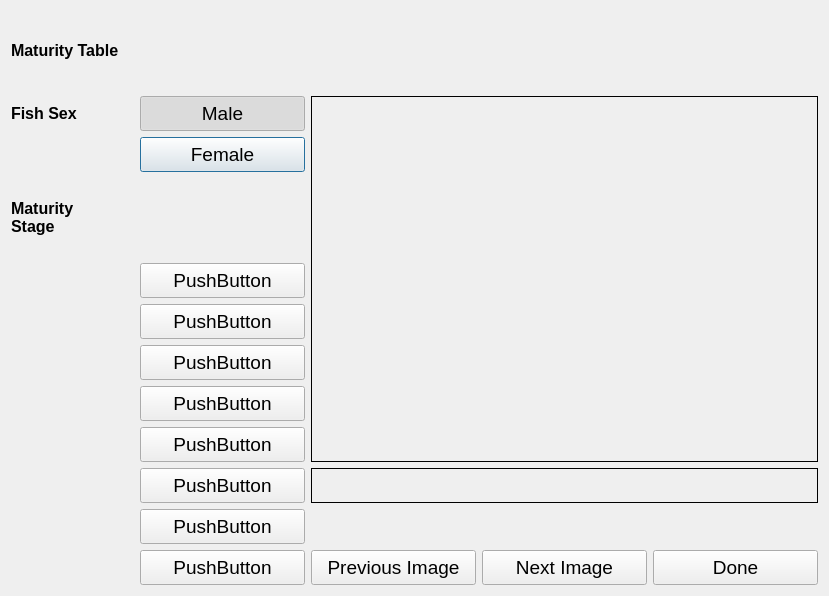
<?xml version="1.0" encoding="UTF-8"?>
<ui version="4.0">
 <class>matGuide</class>
 <widget class="QDialog" name="matGuide">
  <property name="geometry">
   <rect>
    <x>0</x>
    <y>0</y>
    <width>829</width>
    <height>596</height>
   </rect>
  </property>
  <property name="windowTitle">
   <string>Maturity Guide</string>
  </property>
  <layout class="QVBoxLayout" name="verticalLayout">
   <item>
    <layout class="QGridLayout" name="gridLayout_2">
     <item row="3" column="1">
      <widget class="QPushButton" name="femaleBtn">
       <property name="minimumSize">
        <size>
         <width>165</width>
         <height>35</height>
        </size>
       </property>
       <property name="font">
        <font>
         <pointsize>14</pointsize>
        </font>
       </property>
       <property name="text">
        <string>Female</string>
       </property>
       <property name="checkable">
        <bool>true</bool>
       </property>
       <property name="autoExclusive">
        <bool>true</bool>
       </property>
      </widget>
     </item>
     <item row="1" column="0">
      <widget class="QLabel" name="label">
       <property name="maximumSize">
        <size>
         <width>16777215</width>
         <height>160</height>
        </size>
       </property>
       <property name="font">
        <font>
         <pointsize>12</pointsize>
         <weight>75</weight>
         <bold>true</bold>
        </font>
       </property>
       <property name="text">
        <string>Maturity Table </string>
       </property>
      </widget>
     </item>
     <item row="8" column="1">
      <widget class="QPushButton" name="mat4Btn">
       <property name="minimumSize">
        <size>
         <width>165</width>
         <height>35</height>
        </size>
       </property>
       <property name="font">
        <font>
         <pointsize>14</pointsize>
        </font>
       </property>
       <property name="text">
        <string>PushButton</string>
       </property>
       <property name="checkable">
        <bool>true</bool>
       </property>
       <property name="autoExclusive">
        <bool>true</bool>
       </property>
      </widget>
     </item>
     <item row="10" column="2" colspan="3">
      <widget class="QLabel" name="descLabel">
       <property name="font">
        <font>
         <pointsize>12</pointsize>
         <weight>75</weight>
         <bold>true</bold>
        </font>
       </property>
       <property name="autoFillBackground">
        <bool>true</bool>
       </property>
       <property name="frameShape">
        <enum>QFrame::Box</enum>
       </property>
       <property name="text">
        <string/>
       </property>
       <property name="wordWrap">
        <bool>true</bool>
       </property>
      </widget>
     </item>
     <item row="2" column="0">
      <widget class="QLabel" name="label_2">
       <property name="font">
        <font>
         <pointsize>12</pointsize>
         <weight>75</weight>
         <bold>true</bold>
        </font>
       </property>
       <property name="text">
        <string>Fish Sex</string>
       </property>
      </widget>
     </item>
     <item row="2" column="1">
      <widget class="QPushButton" name="maleBtn">
       <property name="minimumSize">
        <size>
         <width>165</width>
         <height>35</height>
        </size>
       </property>
       <property name="font">
        <font>
         <pointsize>14</pointsize>
        </font>
       </property>
       <property name="text">
        <string>Male</string>
       </property>
       <property name="checkable">
        <bool>true</bool>
       </property>
       <property name="checked">
        <bool>true</bool>
       </property>
       <property name="autoExclusive">
        <bool>true</bool>
       </property>
      </widget>
     </item>
     <item row="4" column="0">
      <widget class="QLabel" name="label_6">
       <property name="font">
        <font>
         <pointsize>12</pointsize>
         <weight>75</weight>
         <bold>true</bold>
        </font>
       </property>
       <property name="text">
        <string>Maturity
Stage</string>
       </property>
      </widget>
     </item>
     <item row="5" column="1">
      <widget class="QPushButton" name="mat1Btn">
       <property name="minimumSize">
        <size>
         <width>165</width>
         <height>35</height>
        </size>
       </property>
       <property name="font">
        <font>
         <pointsize>14</pointsize>
        </font>
       </property>
       <property name="text">
        <string>PushButton</string>
       </property>
       <property name="checkable">
        <bool>true</bool>
       </property>
       <property name="autoExclusive">
        <bool>true</bool>
       </property>
      </widget>
     </item>
     <item row="7" column="1">
      <widget class="QPushButton" name="mat3Btn">
       <property name="minimumSize">
        <size>
         <width>165</width>
         <height>35</height>
        </size>
       </property>
       <property name="font">
        <font>
         <pointsize>14</pointsize>
        </font>
       </property>
       <property name="text">
        <string>PushButton</string>
       </property>
       <property name="checkable">
        <bool>true</bool>
       </property>
       <property name="autoExclusive">
        <bool>true</bool>
       </property>
      </widget>
     </item>
     <item row="9" column="1">
      <widget class="QPushButton" name="mat5Btn">
       <property name="minimumSize">
        <size>
         <width>165</width>
         <height>35</height>
        </size>
       </property>
       <property name="font">
        <font>
         <pointsize>14</pointsize>
        </font>
       </property>
       <property name="text">
        <string>PushButton</string>
       </property>
       <property name="checkable">
        <bool>true</bool>
       </property>
       <property name="autoExclusive">
        <bool>true</bool>
       </property>
      </widget>
     </item>
     <item row="10" column="1">
      <widget class="QPushButton" name="mat6Btn">
       <property name="minimumSize">
        <size>
         <width>165</width>
         <height>35</height>
        </size>
       </property>
       <property name="font">
        <font>
         <pointsize>14</pointsize>
        </font>
       </property>
       <property name="text">
        <string>PushButton</string>
       </property>
       <property name="checkable">
        <bool>true</bool>
       </property>
       <property name="autoExclusive">
        <bool>true</bool>
       </property>
      </widget>
     </item>
     <item row="6" column="1">
      <widget class="QPushButton" name="mat2Btn">
       <property name="minimumSize">
        <size>
         <width>165</width>
         <height>35</height>
        </size>
       </property>
       <property name="font">
        <font>
         <pointsize>14</pointsize>
        </font>
       </property>
       <property name="text">
        <string>PushButton</string>
       </property>
       <property name="checkable">
        <bool>true</bool>
       </property>
       <property name="autoExclusive">
        <bool>true</bool>
       </property>
      </widget>
     </item>
     <item row="12" column="3">
      <widget class="QPushButton" name="nextBtn">
       <property name="minimumSize">
        <size>
         <width>165</width>
         <height>35</height>
        </size>
       </property>
       <property name="font">
        <font>
         <pointsize>14</pointsize>
        </font>
       </property>
       <property name="text">
        <string>Next Image</string>
       </property>
      </widget>
     </item>
     <item row="12" column="2">
      <widget class="QPushButton" name="prevBtn">
       <property name="minimumSize">
        <size>
         <width>165</width>
         <height>35</height>
        </size>
       </property>
       <property name="font">
        <font>
         <pointsize>14</pointsize>
        </font>
       </property>
       <property name="text">
        <string>Previous Image</string>
       </property>
      </widget>
     </item>
     <item row="12" column="1">
      <widget class="QPushButton" name="mat8Btn">
       <property name="minimumSize">
        <size>
         <width>165</width>
         <height>35</height>
        </size>
       </property>
       <property name="font">
        <font>
         <pointsize>14</pointsize>
        </font>
       </property>
       <property name="text">
        <string>PushButton</string>
       </property>
       <property name="checkable">
        <bool>true</bool>
       </property>
       <property name="autoExclusive">
        <bool>true</bool>
       </property>
      </widget>
     </item>
     <item row="12" column="4">
      <widget class="QPushButton" name="exitBtn">
       <property name="minimumSize">
        <size>
         <width>165</width>
         <height>35</height>
        </size>
       </property>
       <property name="font">
        <font>
         <pointsize>14</pointsize>
        </font>
       </property>
       <property name="text">
        <string>Done</string>
       </property>
      </widget>
     </item>
     <item row="11" column="1">
      <widget class="QPushButton" name="mat7Btn">
       <property name="minimumSize">
        <size>
         <width>165</width>
         <height>35</height>
        </size>
       </property>
       <property name="font">
        <font>
         <pointsize>14</pointsize>
        </font>
       </property>
       <property name="text">
        <string>PushButton</string>
       </property>
       <property name="checkable">
        <bool>true</bool>
       </property>
       <property name="autoExclusive">
        <bool>true</bool>
       </property>
      </widget>
     </item>
     <item row="2" column="2" rowspan="8" colspan="3">
      <widget class="QLabel" name="picLabel">
       <property name="autoFillBackground">
        <bool>true</bool>
       </property>
       <property name="frameShape">
        <enum>QFrame::Box</enum>
       </property>
       <property name="text">
        <string/>
       </property>
      </widget>
     </item>
    </layout>
   </item>
  </layout>
 </widget>
 <resources/>
 <connections/>
</ui>
